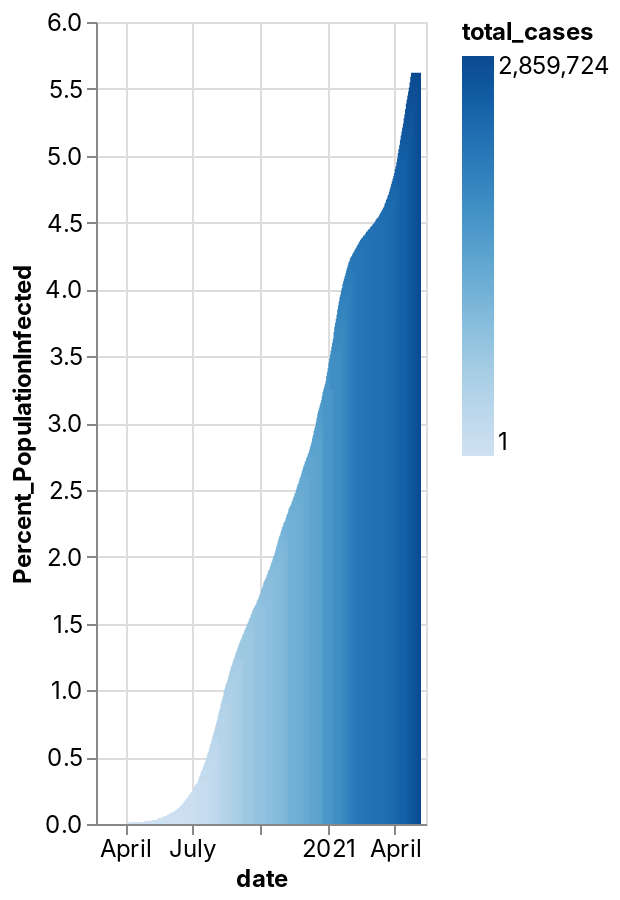

The notebook cell saved with this chart:
### Markdown cell above
Let's make a quick Viz on how this percentage increased over time.

### Code cell
DeepnoteChart(df_6, """{"mark":{"type":"bar","tooltip":true},"$schema":"https://vega.github.io/schema/vega-lite/v4.json","encoding":{"x":{"sort":null,"type":"temporal","field":"date","scale":{"type":"linear","zero":false}},"y":{"bin":false,"sort":null,"type":"quantitative","field":"Percent_PopulationInfected","scale":{"type":"linear","zero":true}},"color":{"sort":null,"type":"quantitative","field":"total_cases","scale":{"type":"linear","zero":false}}},"height":440,"width":"container","autosize":{"type":"fit"},"config":{"legend":{"labelFont":"Inter, sans-serif","labelFontSize":12,"titleFont":"Inter, sans-serif","titleFontSize":12,"titleFontWeight":"bold"},"title":{"anchor":"start","color":"#000000","font":"Inter, sans-serif","fontSize":22,"fontWeight":"normal"},"axis":{"labelFont":"Inter, sans-serif","labelFontSize":12,"labelFontWeight":"normal","titleFont":"Inter, sans-serif","titleFontSize":12,"titleFontWeight":"bold","labelOverlap":"greedy"}}}""")

### Figure 1 — Vega-Lite specification as saved in the notebook (floating-point values rounded to 4 significant figures; data arrays with more than 128 entries replaced by an {"elided": "..."} marker saying what was removed)
{"mark": {"type": "bar", "tooltip": true}, "$schema": "https://vega.github.io/schema/vega-lite/v4.json", "encoding": {"x": {"sort": null, "type": "temporal", "field": "date", "scale": {"type": "linear", "zero": false}}, "y": {"bin": false, "sort": null, "type": "quantitative", "field": "Percent_PopulationInfected", "scale": {"type": "linear", "zero": true}}, "color": {"sort": null, "type": "quantitative", "field": "total_cases", "scale": {"type": "linear", "zero": false}}}, "height": 440, "width": "container", "autosize": {"type": "fit"}, "config": {"legend": {"labelFont": "Inter, sans-serif", "labelFontSize": 12, "titleFont": "Inter, sans-serif", "titleFontSize": 12, "titleFontWeight": "bold"}, "title": {"anchor": "start", "color": "#000000", "font": "Inter, sans-serif", "fontSize": 22, "fontWeight": "normal"}, "axis": {"labelFont": "Inter, sans-serif", "labelFontSize": 12, "labelFontWeight": "normal", "titleFont": "Inter, sans-serif", "titleFontSize": 12, "titleFontWeight": "bold", "labelOverlap": "greedy"}}, "data": {"values": {"elided": "421 records"}}}
